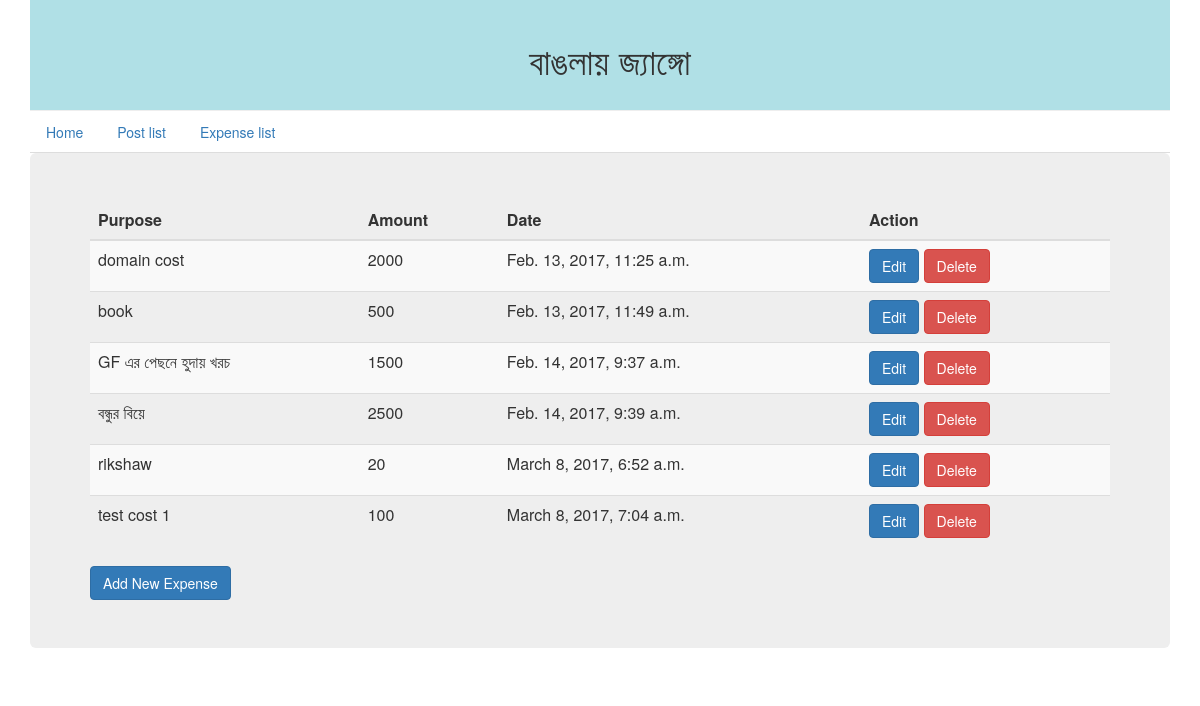
/cost/list/, run on an earlier commit of the app's database.
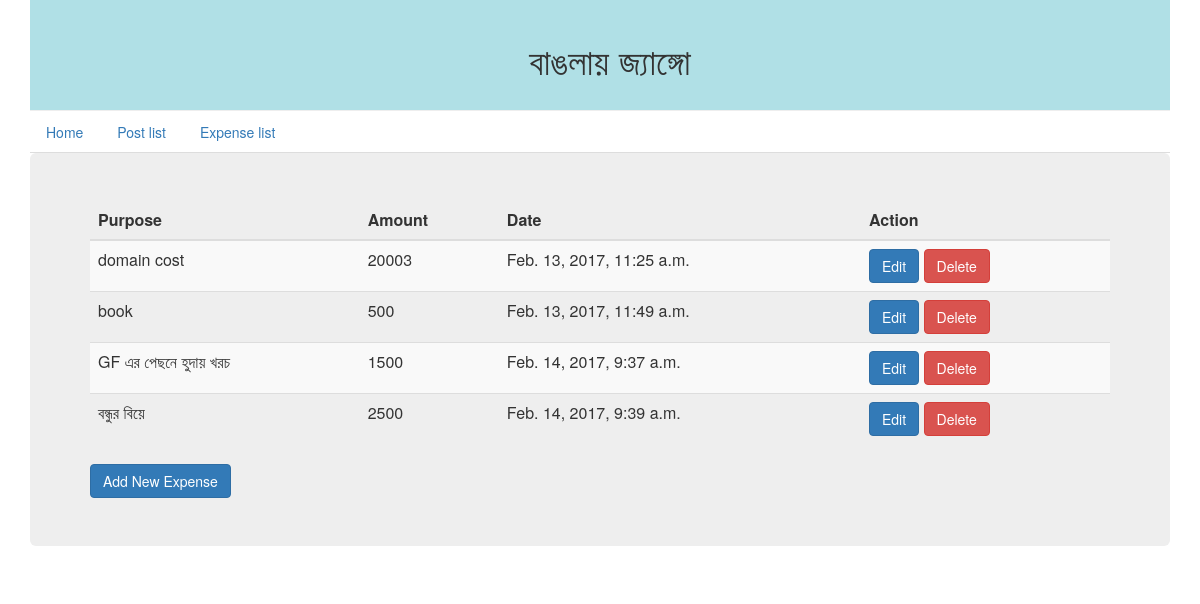
And on a later commit of the database.
### cost_management/models.py (models this page shows, shortened)
class Expense(models.Model):
    amount = models.IntegerField()
    purpose = models.CharField(max_length=250)
    date = models.DateTimeField(auto_now_add=True)

### cost_management/views.py (the view)
# urls.py: path('list/', views.my_expense, name='cost-list'),
def my_expense(request):
    expenses = Expense.objects.all()
    context = {'expenses': expenses}
    return render(request, 'cost/expense.html', context)

### templates/cost/expense.html
{% extends 'base.html' %}
{% block content %}
<table class="table  table-striped">
<thead>
<tr>
    <th>Purpose</th>
    <th>Amount</th>
    <th>Date</th>
    <th>Action</th>
</tr>
</thead>
<tbody>
{% for expense in expenses %}
<tr>
    <td>{{ expense.purpose }}</td>
    <td>{{ expense.amount }}</td>
    <td>{{ expense.date }}</td>
    <td>
        <a class="btn btn-primary" href="{% url 'edit-expense' expense.id %}">Edit</a>
        <a class="btn btn-danger" href="{% url 'delete-expense' expense.id %}">Delete</a>
    </td>
</tr>
{% endfor %}
</tbody>
</table>
<a class="btn btn-primary" href=" {% url 'add-expense' %}">Add New Expense</a>
{% endblock %}

### templates/base.html (shortened to what this page needs)
<html>
<head>
    {%  load staticfiles %}
    <link href="{% static 'css/bootstrap.min.css' %}" rel="stylesheet">
    <link rel="stylesheet" href="{% static 'style.css' %}">
</head>
<body>
    <div class="container">
        <div class="page-header page-header-custom">
            <h1 class="text-center">বাঙলায় জ্যাঙ্গো </h1>
        </div>
            <ul class="nav nav-tabs">
                <li><a href="{% url 'home' %}">Home</a></li>
                <li><a href="{% url 'post-list' %}">Post list</a></li>
                <li><a href="{% url 'cost-list' %}">Expense list</a></li>
            </ul>
        <div class="jumbotron">
            {% block content %}
            {% endblock %}
        </div>
    </div>
</body>
</html>

### static/style.css (style rules this page uses)
.page-header-custom { background-color: powderblue; margin-top: 0; margin-bottom: 0 ; padding: 20px 20px 20px 40px; }

What changed in the data, as far as the page shows it:
removed Expense: purpose "rikshaw", amount "20", date "March 8, 2017, 6:52 a.m."
removed Expense: purpose "test cost 1", amount "100", date "March 8, 2017, 7:04 a.m."
changed Expense "domain cost": amount "2000" → "20003"
